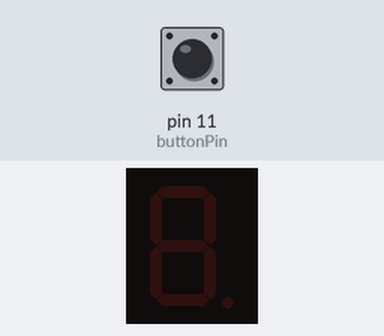
Simulated run of this sketch. Board: Arduino Uno, built with avr-gcc and run on an emulated ATmega328P. On the bench: 1-digit seven-segment display. Inputs (shaded band) come from the test bench; at power-on: pin 11 (buttonPin) LOW. Random numbers use the default seed unless the sketch sets one.

Above: at 1.2 s.
1.3 s: pin 11 (buttonPin) pulled HIGH for 1 s
At 3.5 s:
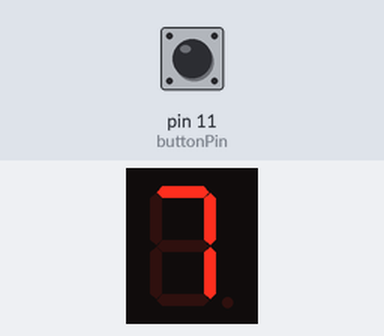
3.8 s: pin 11 (buttonPin) pulled HIGH for 1 s
At 5.6 s:
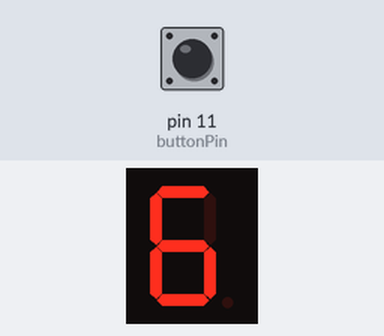
6.3 s: pin 11 (buttonPin) pulled HIGH for 0.15 s
At 6.37 s:
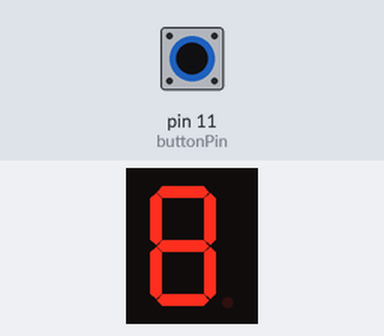
7.9 s: pin 11 (buttonPin) pulled HIGH for 0.15 s
At 8.7 s:
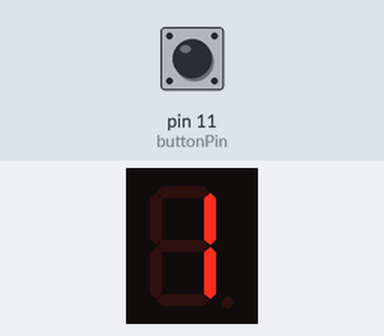
Timing chart, 0 to 10.5 s (numbered marks = the images above; inputs shaded):
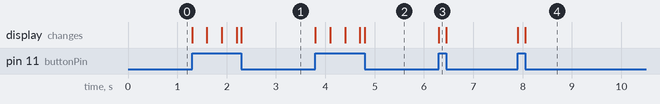

Measured:
- after the input at 1.3 s, the display: first changes at once (image 1 shows a later state)
- after the input at 3.8 s, the display: first changes at once (image 2 shows a later state)
- after the input at 6.3 s, the display: changes at once (image 3)
- after the input at 7.9 s, the display: first changes at once (image 4 shows a later state)

The sketch:

Dice-roll.ino
```cpp
#include <SevSeg.h>
SevSeg sevseg;
const int buttonPin = 11;
int buttonState = 0;

void setup(){
   byte numDigits = 1;
   byte digitPins[] = {};
   byte segmentPins[] = {3, 2, 8, 7, 6, 4, 5, 9};
   bool resistorsOnSegments = true;
   sevseg.begin(COMMON_CATHODE, numDigits, digitPins, segmentPins, resistorsOnSegments);
   sevseg.setBrightness(90);
   pinMode(buttonPin, INPUT);
}

void loop() {
  buttonState = digitalRead(buttonPin);
  if (buttonState == HIGH) {
    sevseg.setNumber(random(0,9));
    sevseg.refreshDisplay();
  }
}
```
